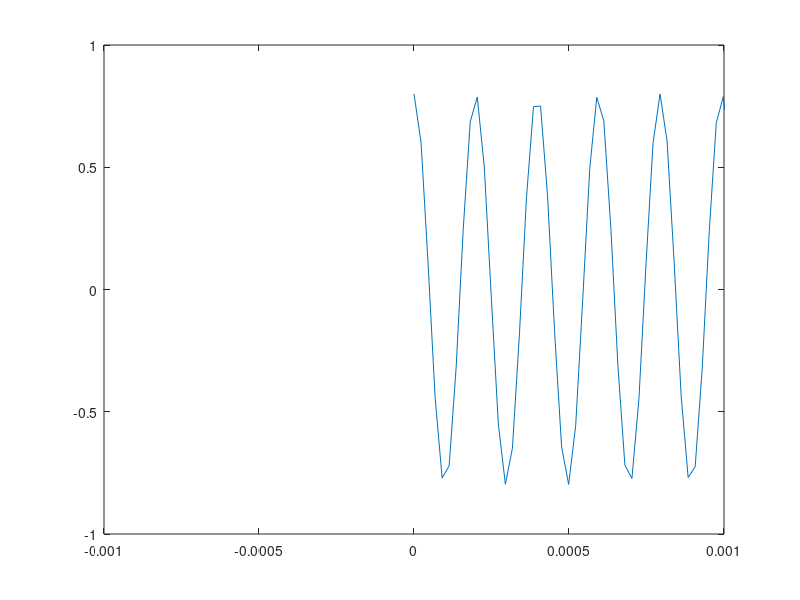
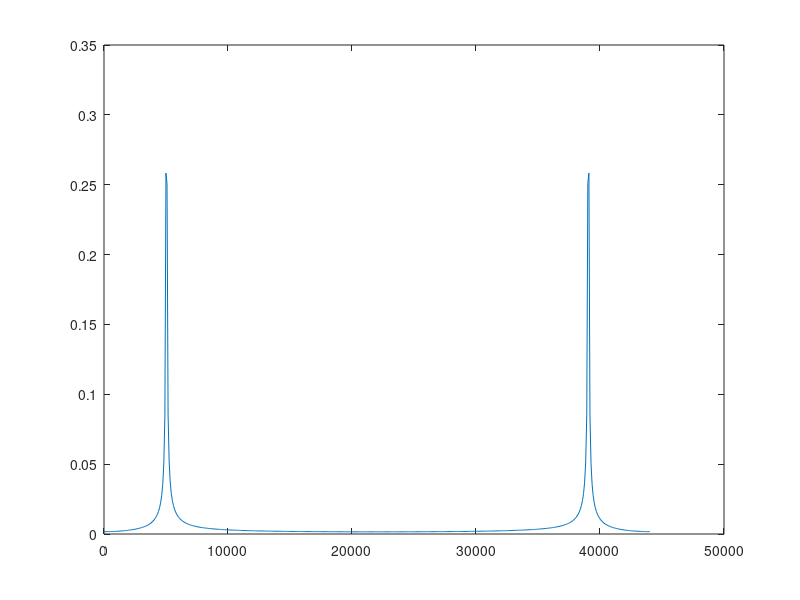

Source code (MATLAB) for these figures, in order:
fc = 44100;
sinc = 1/fc;
dur = 0.1;
t = [0:sinc:dur-sinc];

winsize = 512;
binsize = fc/winsize;

freq = 5038;
amp = 0.8;

x = amp*(exp(i*2*pi*freq*t)+exp(-i*2*pi*freq*t))/2;

F = [0:binsize:(fc-binsize)];

xsize = size(x,2);

x1 = x(1:winsize);
t1 = t(1:winsize);

% Y = zeros(1, winsize);
%
% for k = 1:winsize
% 	anal = exp(-i*2*pi*F(k)*t1);
% 	Y(k) = sum(x1.*anal);
% end

Y = fft(x, winsize);

figure(1)
plot(t, x)
axis([-0.001 0.001 -1 1 ])

figure(2)
plot(F, abs(Y)/winsize)
